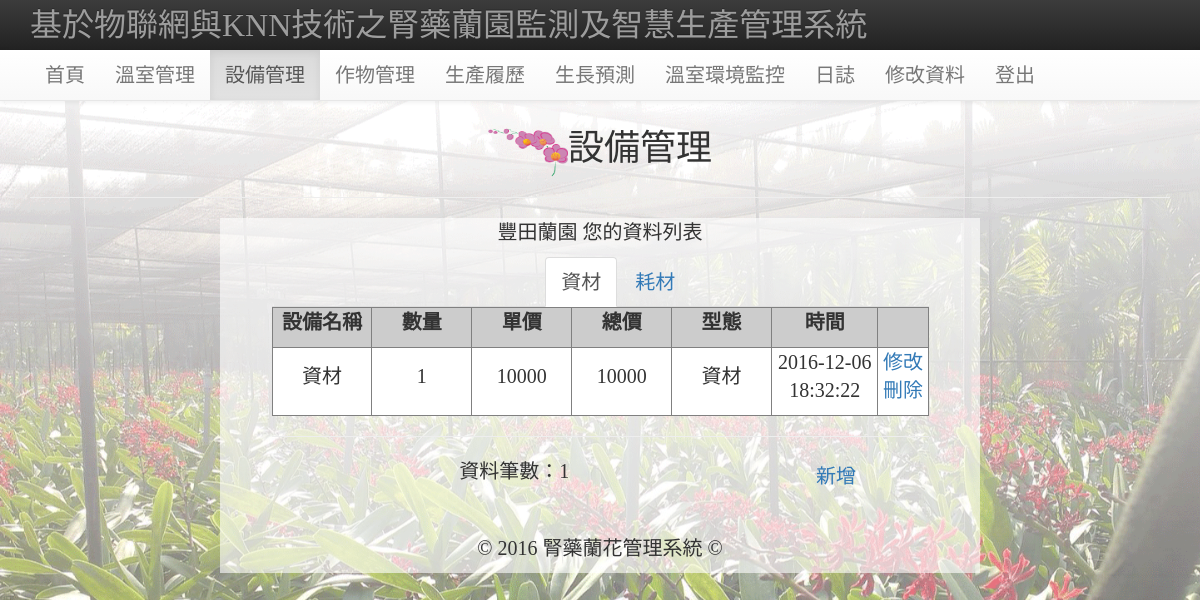
The app's page /SM.php (signed in) with its own data.
### tables this page shows
CREATE TABLE `memberdata` (
  `m_id` int(255) NOT NULL,
  `m_name` varchar(20) NOT NULL,
  `m_username` varchar(20) NOT NULL,
  `m_passwd` varchar(100) NOT NULL,
  `m_sex` enum('男','女') NOT NULL,
  `m_birthday` date DEFAULT NULL,
  `m_level` enum('admin','member') NOT NULL DEFAULT 'member',
  `m_email` varchar(100) DEFAULT NULL,
  `m_url` varchar(100) DEFAULT NULL,
  `m_phone` varchar(100) DEFAULT NULL,
  `m_address` varchar(100) DEFAULT NULL,
  `m_login` int(255) UNSIGNED NOT NULL DEFAULT '0',
  `m_logintime` datetime DEFAULT NULL,
  `m_jointime` datetime NOT NULL
);

CREATE TABLE `equipment` (
  `e_id` int(255) UNSIGNED NOT NULL COMMENT '編號',
  `e_user` varchar(20) NOT NULL COMMENT '使用者',
  `e_name` varchar(20) NOT NULL COMMENT '器材名稱',
  `e_num` tinyint(20) NOT NULL COMMENT '數量',
  `e_money` int(255) NOT NULL COMMENT '單價',
  `e_time` timestamp NOT NULL DEFAULT CURRENT_TIMESTAMP COMMENT '時間',
  `e_pattern` enum('耗材','資材') NOT NULL
);

### SM.php (the view, shortened to what this page needs)
<?php
$query_RecMember = "SELECT * FROM `memberdata` WHERE `m_username`='".$_SESSION["loginMember"]."'";
$RecMember = mysql_query($query_RecMember);
$row_RecMember=mysql_fetch_assoc($RecMember);
$pageRow_records = 10;
$num_pages = 1;
$startRow_records = ($num_pages -1) * $pageRow_records;
$query_RecFlower = "SELECT * FROM `equipment` WHERE `e_pattern`<>'耗材' AND `e_user`='".$_SESSION["loginMember"]."' ";
$query_limit_RecFlower = $query_RecFlower." LIMIT ".$startRow_records.", ".$pageRow_records;
$RecFlower = mysql_query($query_limit_RecFlower);
$all_RecFlower = mysql_query($query_RecFlower);
$total_records = mysql_num_rows($all_RecFlower);
?>
<!DOCTYPE html>
<html>
<head>
<link href="./css/bootstrap.min.css" rel="stylesheet">
    <link rel="stylesheet" href="https://maxcdn.bootstrapcdn.com/bootstrap/3.3.1/css/bootstrap.min.css">
    <link rel="stylesheet" href="https://maxcdn.bootstrapcdn.com/bootstrap/3.3.1/css/bootstrap-theme.min.css">
<link rel="stylesheet" type="text/css" href="css/menu.css">
</head>
<body style="text-align:center;font-size:18px;background-image: url(img/46505.png);background-size: cover; background-attachment: fixed; font-family: 微軟正黑體;margin:30px">
<nav class="navbar navbar-inverse navbar-fixed-top" role="navigation">
  <div class="container">
    <div class="navbar-header">
     <a class="navbar-brand" href="member_center.php" style="font-size: 24pt;">基於物聯網與KNN技術之腎藥蘭園監測及智慧生產管理系統</a>
    </div>
  </div>
</nav>
<nav class="navbar navbar-default navbar-fixed-top" style="top: 50px;" role="navigation">
  <div class="container">
    <div id="navbar" class="navbar-collapse collapse">
      <ul class="nav navbar-nav" style="font-size: 20px;">
        <li><a href="member_center.php">首頁</a></li>
        <li><a href="GMM.php">溫室管理</a></li>
        <li class="active"><a href="SM.php">設備管理</a></li>
        <li><a href="CM.php">作物管理</a></li>
        <li><a href="PH.php?select=1">生產履歷</a></li>
        <li><a href="prediction.php?select=10">生長預測</a></li>
        <li><a href="http://140.127.1.99/orchid_garden/index.html" target=" _new">溫室環境監控</a></li>
        <li><a href="Diary.php">日誌</a></li>
        <li><a href="member_update.php">修改資料</a></li>
        <li><a href="?logout=true">登出</a></li>
      </ul>
    </div>
  </div>
</nav>
<br><br><br>
<h1 style="text-align:center;"><img src="img/LOGO.png" alt="LOGO" width="80" height="50">設備管理</h1>
<form name="fromCM" method="" action="">
<hr>
<div class="col-xs-2 col-md-2">
</div>
<div style="background: rgba(100%,100%,100%,0.6);" class=" col-xs-8 col-md-8">
<table width="90%" border="0px" align="center" cellpadding="4" cellspacing="0" style="font-size: 20px;">
  <tr>
    <td class="tdbline"><table width="100%" border="0px" cellspacing="0" cellpadding="10">
      <tr valign="top">
        <td class="tdrline"><p class="title"><?php echo $row_RecMember["m_name"];?> 您的資料列表 </p>
        <div class="col-md-4"></div>
        <div class="col-md-1"></div>
        <div><ul class="nav nav-tabs">
          <li role="presentation" class="active"><a href="SM.php">資材</a></li>
          <li role="presentation"><a href="SM1.php">耗材</a></li>
        </ul></div>
          <table width="100%"  border="1px" cellpadding="0" cellspacing="0" bgcolor="#F0F0F0" >
             <tr>
              <th bgcolor="#CCCCCC" style="text-align:center;"><p>設備名稱</p></th>
              <th bgcolor="#CCCCCC" style="text-align:center;"><p>數量</p></th>
              <th bgcolor="#CCCCCC" style="text-align:center;"><p>單價</p></th>
              <th bgcolor="#CCCCCC" style="text-align:center;"><p>總價</p></th>
              <th bgcolor="#CCCCCC" style="text-align:center;"><p>型態</p></th>
              <th bgcolor="#CCCCCC" style="text-align:center;"><p>時間</p></th>
              <th bgcolor="#CCCCCC" style="text-align:center;">&nbsp;</th>
            </tr>
      <?php while($row_RecFlower=mysql_fetch_assoc($RecFlower)){ ?>
            <tr>
              <td width="10%" align="center" bgcolor="#FFFFFF"><p><?php echo $row_RecFlower["e_name"];?></p></td>
              <td width="10%" align="center" bgcolor="#FFFFFF"><p><?php echo $row_RecFlower["e_num"];?></p></td>
              <td width="10%" align="center" bgcolor="#FFFFFF"><p><?php echo $row_RecFlower["e_money"];?></p></td>
              <td width="10%" align="center" bgcolor="#FFFFFF"><p><?php echo ($row_RecFlower["e_num"]*$row_RecFlower["e_money"]);?></p></td>
              <td width="10%" align="center" bgcolor="#FFFFFF"><p><?php echo $row_RecFlower["e_pattern"];?></p></td>
              <td width="10%" align="center" bgcolor="#FFFFFF"><p><?php echo $row_RecFlower["e_time"];?></p></td>
              <td width="5%" align="center" bgcolor="#FFFFFF"><p><a href="SM_update.php?id=<?php echo $row_RecFlower["e_id"];?>">修改</a><br>
                <a href="?action=delete&id=<?php echo $row_RecFlower["e_id"];?>" onClick="return deletesure();">刪除</a></p></td>
            </tr>
      <?php }?>
          </table>
          <hr size="1" />
          <table width="98%" border="0px" align="center" cellpadding="4" cellspacing="0">
            <tr>
              <td valign="middle"><p>資料筆數：<?php echo $total_records;?></p></td>
                <td rowspan="2"><a href="SM_join.php">新增</a></td>
            </tr>
          </table>          <p>&nbsp;</p>
          </td>
      </tr>
    </table></td>
  </tr>
  <tr>
    <td align="center"><p>
    © 2016 腎藥蘭花管理系統 ©</td>
  </tr>
</table>
</div>
</body>
</html>

### css/menu.css (style rules this page uses)
* { box-sizing: border-box; }
body:before { content: ""; position: absolute; background-color: #F9F0D6; width: 15%; overflow: hidden; top: 0; left: 0; bottom: 0; visibility: hidden; opacity: 0; transition: all 0.4s ease; }

### records on screen
memberdata: m_name "豐田蘭園"
equipment: e_name "資材", e_num "1", e_money "10000", $row_RecFlower['e_num']*$row_RecFlower['e_money'] "10000", e_pattern "資材", e_time "2016-12-06 18:32:22"

### other values on screen
$total_records "1"
